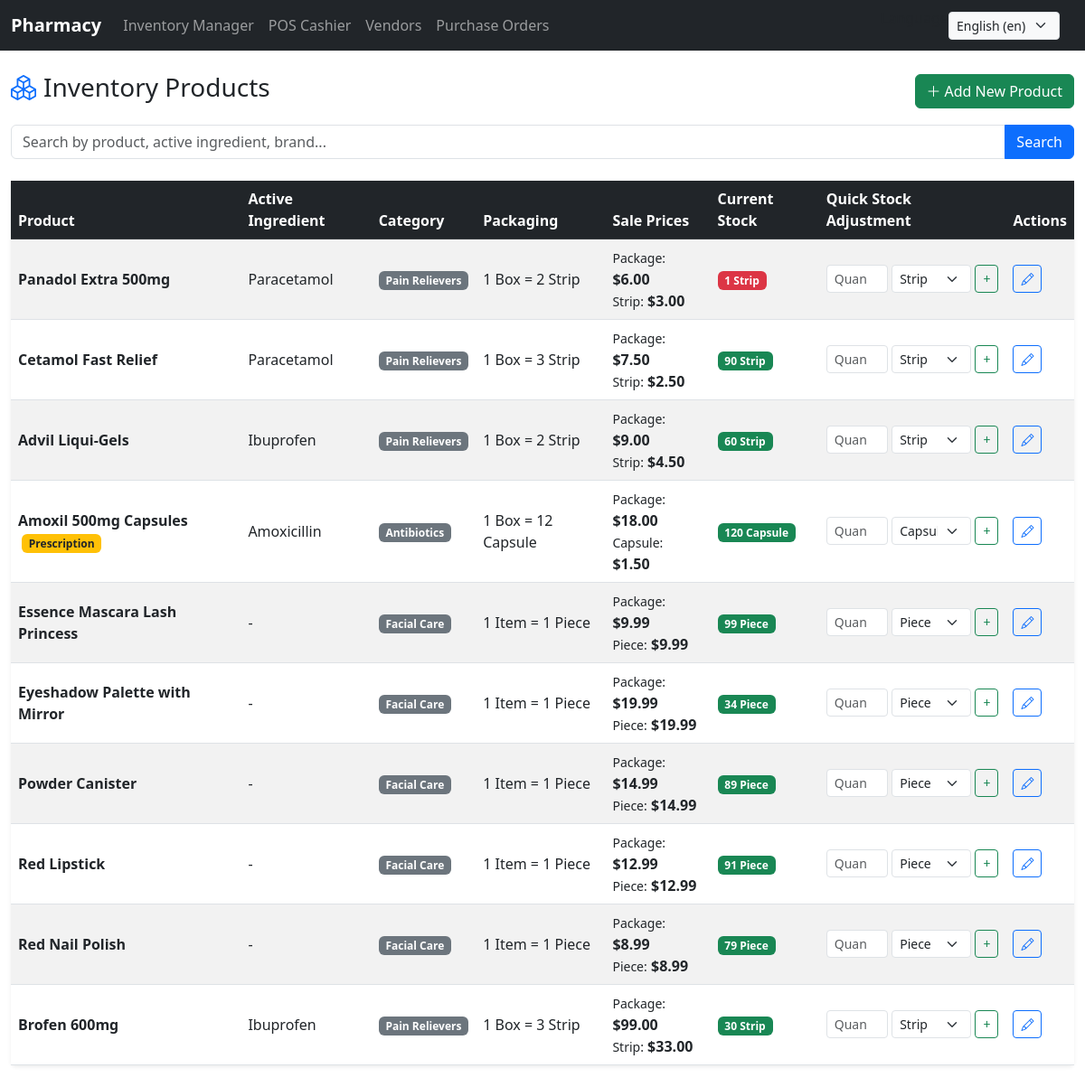
The page /erp/inventory/ (signed in) on the database as committed earlier.
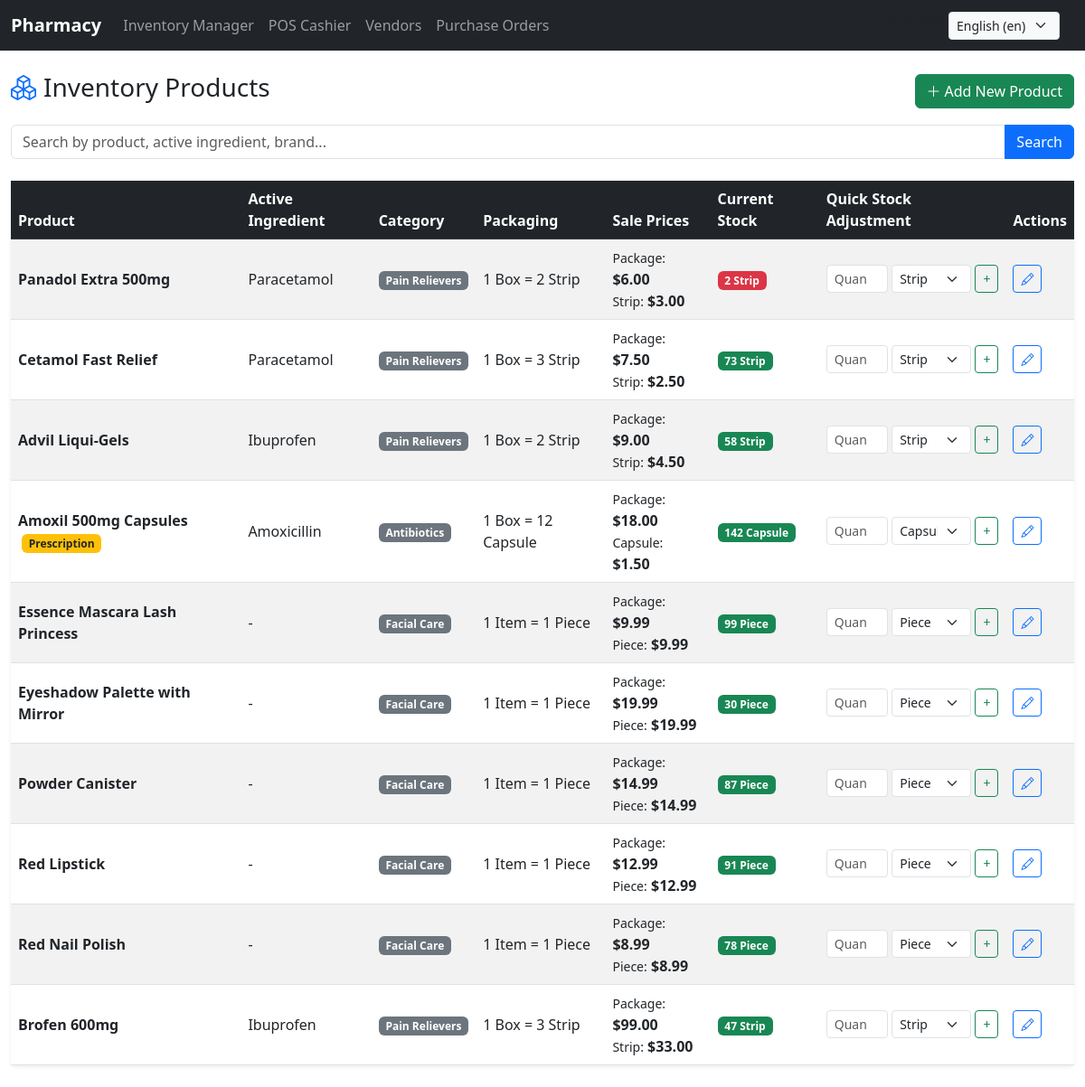
The same page on the database as committed later.
### pharmacy/models.py (models this page shows, shortened)
class Product(models.Model):
    name = models.CharField(max_length=200)
    brand = models.CharField(max_length=100, blank=True, null=True)
    category = models.ForeignKey(Category, on_delete=models.SET_NULL, null=True, related_name="products")
    active_ingredient = models.ForeignKey(
        ActiveIngredient, on_delete=models.SET_NULL, null=True, blank=True, related_name="products"
    )
    description = models.TextField(blank=True, null=True)
    package_unit = models.CharField(max_length=50, default="Box", help_text="e.g. Box, Bottle")
    sub_unit = models.CharField(max_length=50, default="Strip", help_text="e.g. Strip, Tablet, Ampoule")
    units_per_package = models.PositiveIntegerField(default=1)
    package_price = models.DecimalField(max_digits=10, decimal_places=2, validators=[MinValueValidator(0)])
    sub_unit_price = models.DecimalField(max_digits=10, decimal_places=2, validators=[MinValueValidator(0)])
    stock_in_sub_units = models.PositiveIntegerField(default=0)
    requires_prescription = models.BooleanField(default=False)
    is_visible_in_catalog = models.BooleanField(default=True)
    is_deleted = models.BooleanField(default=False)
    image_url = models.URLField(max_length=500, blank=True, null=True)
    created_at = models.DateTimeField(auto_now_add=True)
    updated_at = models.DateTimeField(auto_now=True)

class ActiveIngredient(models.Model):
    name = models.CharField(max_length=150, unique=True)
    description = models.TextField(blank=True, null=True)

class Category(models.Model):
    name = models.CharField(max_length=100)
    parent = models.ForeignKey(
        'self', on_delete=models.CASCADE, null=True, blank=True, related_name='subcategories'
    )
    description = models.TextField(blank=True, null=True)
    class Meta:
        verbose_name_plural = "Categories"

### pharmacy/views.py (the view)
# urls.py: path('erp/inventory/', views.erp_inventory_list, name='erp_inventory'),
@employee_required
def erp_inventory_list(request):
    search_query = request.GET.get('q', '')
    products = Product.objects.all().select_related('category', 'active_ingredient')
    if search_query:
        products = products.filter(
            Q(name__icontains=search_query) |
            Q(brand__icontains=search_query) |
            Q(active_ingredient__name__icontains=search_query)
        )
    return render(request, 'pharmacy/erp/inventory_list.html', {
        'products': products,
        'search_query': search_query
    })

### pharmacy/models.py (called while the page is built)
    def is_employee_or_admin(self):
        return self.role in [self.Role.EMPLOYEE, self.Role.ADMIN] or self.is_superuser

### pharmacy/templates/pharmacy/erp/inventory_list.html (shortened to what this page needs)
{% extends "pharmacy/layout.html" %}
{% load i18n %}
{% block body %}
<div class="container-fluid my-4">
    <div class="d-flex justify-content-between align-items-center mb-3">
        <h3><i class="bi bi-boxes text-primary me-2"></i>{% trans "Inventory Products" %}</h3>
        <a href="{% url 'erp_product_create' %}" class="btn btn-success"><i class="bi bi-plus-lg me-1"></i>{% trans "Add New Product" %}</a>
    </div>
    <form method="GET" class="mb-4">
        <div class="input-group">
            <input type="text" name="q" class="form-control" placeholder="{% trans 'Search by product, active ingredient, brand...' %}" value="{{ search_query }}">
            <button class="btn btn-primary" type="submit">{% trans "Search" %}</button>
        </div>
    </form>
    <div class="card shadow-sm border-0">
        <div class="card-body p-0">
            <div class="table-responsive">
                <table class="table table-striped table-hover align-middle mb-0">
                    <thead class="table-dark">
                        <tr>
                            <th>{% trans "Product" %}</th>
                            <th>{% trans "Active Ingredient" %}</th>
                            <th>{% trans "Category" %}</th>
                            <th>{% trans "Packaging" %}</th>
                            <th>{% trans "Sale Prices" %}</th>
                            <th>{% trans "Current Stock" %}</th>
                            <th>{% trans "Quick Stock Adjustment" %}</th>
                            <th>{% trans "Actions" %}</th>
                        </tr>
                    </thead>
                    <tbody>
                        {% for p in products %}
                        <tr>
                            <td>
                                <strong>{{ p.name }}</strong>
                                {% if p.requires_prescription %}<span class="badge bg-warning text-dark ms-1">{% trans "Prescription" %}</span>{% endif %}
                            </td>
                            <td>{{ p.active_ingredient.name|default:"-" }}</td>
                            <td><span class="badge bg-secondary">{{ p.category.name }}</span></td>
                            <td>1 {{ p.package_unit }} = {{ p.units_per_package }} {{ p.sub_unit }}</td>
                            <td>
                                <div><small>{% trans "Package" %}:</small> <strong>${{ p.package_price }}</strong></div>
                                <div><small>{{ p.sub_unit }}:</small> <strong>${{ p.sub_unit_price }}</strong></div>
                            </td>
                            <td>
                                {% if p.stock_in_sub_units <= 20 %}
                                    <span class="badge bg-danger">{{ p.stock_in_sub_units }} {{ p.sub_unit }}</span>
                                {% else %}
                                    <span class="badge bg-success">{{ p.stock_in_sub_units }} {{ p.sub_unit }}</span>
                                {% endif %}
                            </td>
                            <td>
                                <form method="POST" action="{% url 'erp_stock_adjust' p.id %}" class="d-flex gap-1" style="max-width: 220px;">
                                    <input type="number" name="amount" class="form-control form-control-sm" placeholder="{% trans 'Quantity' %}" required>
                                    <select name="unit_type" class="form-select form-select-sm">
                                        <option value="sub_unit">{{ p.sub_unit }}</option>
                                    </select>
                                    <button type="submit" class="btn btn-sm btn-outline-success">+</button>
                                </form>
                            </td>
                            <td>
                                <a href="{% url 'erp_product_edit' p.id %}" class="btn btn-sm btn-outline-primary"><i class="bi bi-pencil"></i></a>
                            </td>
                        </tr>
                        {% empty %}
                        <tr>
                            <td colspan="8" class="text-center py-4 text-muted">{% trans "No products match your search." %}</td>
                        </tr>
                        {% endfor %}
                    </tbody>
                </table>
            </div>
        </div>
    </div>
</div>
{% endblock %}

### pharmacy/templates/pharmacy/layout.html (shortened to what this page needs)
{% load i18n %}
{% load static %}
{% get_current_language as LANGUAGE_CODE %}
<!DOCTYPE html>
<html lang="{{ LANGUAGE_CODE }}" dir="{% if LANGUAGE_CODE == 'ar' %}rtl{% else %}ltr{% endif %}">
<head>
    {% if LANGUAGE_CODE == 'ar' %}
    <link rel="stylesheet" href="https://cdn.jsdelivr.net/npm/bootstrap@5.3.0/dist/css/bootstrap.rtl.min.css">
    {% else %}
    <link rel="stylesheet" href="https://cdn.jsdelivr.net/npm/bootstrap@5.3.0/dist/css/bootstrap.min.css">
    {% endif %}
    <link rel="stylesheet" href="https://cdn.jsdelivr.net/npm/bootstrap-icons@1.11.0/font/bootstrap-icons.css">
    <link rel="stylesheet" href="{% static 'pharmacy/styles.css' %}">
</head>
<body>
<nav class="navbar navbar-expand-lg navbar-dark bg-dark mb-4">
    <div class="container-fluid">
        <a class="navbar-brand fw-bold" href="{%url 'index' %}">Pharmacy</a>
        <div class="collapse navbar-collapse" id="mainNavbar">
            {% if user.is_authenticated %}
            <ul class="navbar-nav me-auto mb-2 mb-lg-0">
                <li class="nav-item">
                    <a class="nav-link" href="{% url 'erp_inventory' %}">{% trans "Inventory Manager" %}</a>
                </li>
                <li class="nav-item">
                    <a class="nav-link" href="{% url 'erp_pos' %}">{% trans "POS Cashier" %}</a>
                </li>
                <li class="nav-item">
                    <a class="nav-link" href="{% url 'erp_vendors' %}">{% trans "Vendors" %}</a>
                </li>
                <li class="nav-item">
                    <a class="nav-link" href="{% url 'erp_purchases' %}">{% trans "Purchase Orders" %}</a>
                </li>
            </ul>
            {% endif %}
            <form action="{% url 'set_language' %}" method="post" class="d-flex align-items-center me-3">
                <p>{% trans "Language" %}</p>
                {% get_current_language as LANGUAGE_CODE %}
                {% get_available_languages as LANGUAGES %}
                {% get_language_info_list for LANGUAGES as languages %}
                <select name="language" onchange="this.form.submit()" class="form-select form-select-sm bg-light">
                    {% for lang in languages %}
                        <option value="{{ lang.code }}" {% if lang.code == LANGUAGE_CODE %}selected{% endif %}>
                            {{ lang.name_local }} ({{ lang.code }})
                        </option>
                    {% endfor %}
                </select>
            </form>
        </div>
    </div>
</nav>
{% block body %}
{% endblock %}
</body>
</html>

### pharmacy/static/pharmacy/styles.css (style rules this page uses)
html, body { margin: 0; padding: 0; width: 100%; overflow-x: hidden; }
*, *::before, *::after { box-sizing: border-box; }

Rows that differ between the two databases and show on the page:
changed Product "Panadol Extra 500mg": stock_in_sub_units "1" → "2"
changed Product "Cetamol Fast Relief": stock_in_sub_units "90" → "73"
changed Product "Advil Liqui-Gels": stock_in_sub_units "60" → "58"
changed Product "Amoxil 500mg Capsules": stock_in_sub_units "120" → "142"
changed Product "Eyeshadow Palette with Mirror": stock_in_sub_units "34" → "30"
changed Product "Powder Canister": stock_in_sub_units "89" → "87"
changed Product "Red Nail Polish": stock_in_sub_units "79" → "78"
changed Product "Brofen 600mg": stock_in_sub_units "30" → "47"
